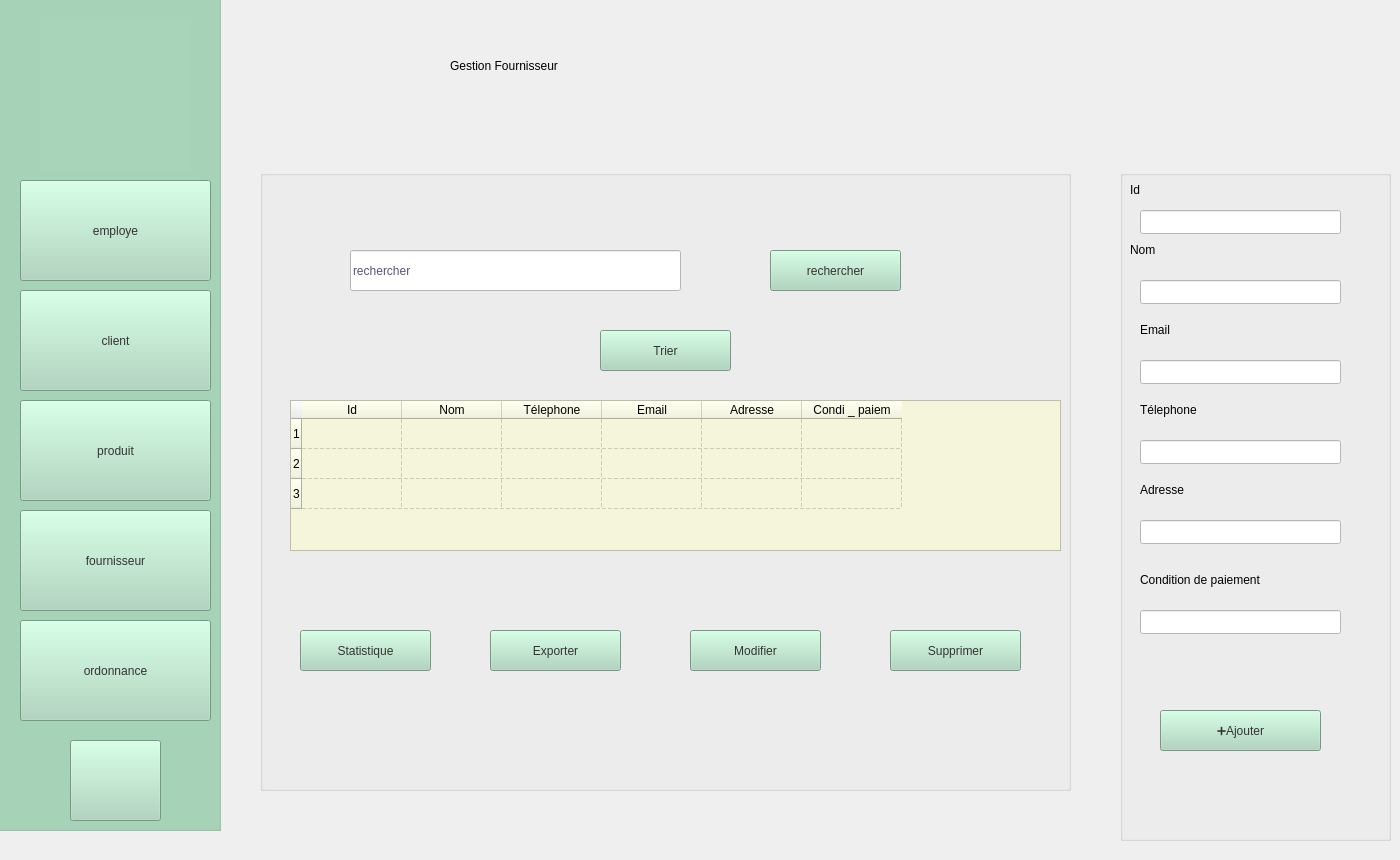
    <widget class="QWidget" name="fournisseur">
     <widget class="QGroupBox" name="groupBox_7">
      <property name="geometry">
       <rect>
        <x>1120</x>
        <y>170</y>
        <width>271</width>
        <height>671</height>
       </rect>
      </property>
      <property name="styleSheet">
       <string notr="true">color: rgb(0, 0, 0);
</string>
      </property>
      <property name="title">
       <string/>
      </property>
      <widget class="QLabel" name="label_44">
       <property name="geometry">
        <rect>
         <x>10</x>
         <y>10</y>
         <width>63</width>
         <height>20</height>
        </rect>
       </property>
       <property name="text">
        <string>Id</string>
       </property>
      </widget>
      <widget class="QLabel" name="label_45">
       <property name="geometry">
        <rect>
         <x>10</x>
         <y>70</y>
         <width>63</width>
         <height>20</height>
        </rect>
       </property>
       <property name="text">
        <string>Nom</string>
       </property>
      </widget>
      <widget class="QLabel" name="label_46">
       <property name="geometry">
        <rect>
         <x>20</x>
         <y>150</y>
         <width>63</width>
         <height>20</height>
        </rect>
       </property>
       <property name="text">
        <string>Email</string>
       </property>
      </widget>
      <widget class="QLabel" name="label_47">
       <property name="geometry">
        <rect>
         <x>20</x>
         <y>230</y>
         <width>91</width>
         <height>20</height>
        </rect>
       </property>
       <property name="text">
        <string>Télephone</string>
       </property>
      </widget>
      <widget class="QLabel" name="label_48">
       <property name="geometry">
        <rect>
         <x>20</x>
         <y>310</y>
         <width>63</width>
         <height>20</height>
        </rect>
       </property>
       <property name="text">
        <string>Adresse</string>
       </property>
      </widget>
      <widget class="QPushButton" name="bajouter_f">
       <property name="geometry">
        <rect>
         <x>40</x>
         <y>540</y>
         <width>161</width>
         <height>41</height>
        </rect>
       </property>
       <property name="styleSheet">
        <string notr="true">background-color: rgb(168, 213, 186);
font: 14pt &quot;Segoe UI&quot;;
color: rgb(51, 51, 51);</string>
       </property>
       <property name="text">
        <string>➕Ajouter</string>
       </property>
      </widget>
      <widget class="QLineEdit" name="lineid_f">
       <property name="geometry">
        <rect>
         <x>20</x>
         <y>40</y>
         <width>201</width>
         <height>24</height>
        </rect>
       </property>
       <property name="styleSheet">
        <string notr="true">background-color: rgb(255, 255, 255);
</string>
       </property>
      </widget>
      <widget class="QLineEdit" name="linenom_f">
       <property name="geometry">
        <rect>
         <x>20</x>
         <y>110</y>
         <width>201</width>
         <height>24</height>
        </rect>
       </property>
       <property name="styleSheet">
        <string notr="true">background-color: rgb(255, 255, 255);</string>
       </property>
      </widget>
      <widget class="QLineEdit" name="lineemail_f">
       <property name="geometry">
        <rect>
         <x>20</x>
         <y>190</y>
         <width>201</width>
         <height>24</height>
        </rect>
       </property>
       <property name="styleSheet">
        <string notr="true">background-color: rgb(255, 255, 255);</string>
       </property>
      </widget>
      <widget class="QLineEdit" name="linetel_f">
       <property name="geometry">
        <rect>
         <x>20</x>
         <y>270</y>
         <width>201</width>
         <height>24</height>
        </rect>
       </property>
       <property name="styleSheet">
        <string notr="true">background-color: rgb(255, 255, 255);</string>
       </property>
      </widget>
      <widget class="QLineEdit" name="lineadresse_f">
       <property name="geometry">
        <rect>
         <x>20</x>
         <y>350</y>
         <width>201</width>
         <height>24</height>
        </rect>
       </property>
       <property name="styleSheet">
        <string notr="true">background-color: rgb(255, 255, 255);</string>
       </property>
      </widget>
      <widget class="QLabel" name="label_50">
       <property name="geometry">
        <rect>
         <x>20</x>
         <y>400</y>
         <width>201</width>
         <height>20</height>
        </rect>
       </property>
       <property name="text">
        <string>Condition de paiement</string>
       </property>
      </widget>
      <widget class="QLineEdit" name="lineconditiop_f">
       <property name="geometry">
        <rect>
         <x>20</x>
         <y>440</y>
         <width>201</width>
         <height>24</height>
        </rect>
       </property>
       <property name="styleSheet">
        <string notr="true">background-color: rgb(255, 255, 255);</string>
       </property>
      </widget>
     </widget>
     <widget class="QGroupBox" name="groupBox_8">
      <property name="geometry">
       <rect>
        <x>260</x>
        <y>170</y>
        <width>811</width>
        <height>621</height>
       </rect>
      </property>
      <property name="styleSheet">
       <string notr="true">
color: rgb(0, 0, 0);</string>
      </property>
      <property name="title">
       <string/>
      </property>
      <widget class="QPushButton" name="bexporter_f">
       <property name="geometry">
        <rect>
         <x>230</x>
         <y>460</y>
         <width>131</width>
         <height>41</height>
        </rect>
       </property>
       <property name="styleSheet">
        <string notr="true">background-color: rgb(168, 213, 186);
font: 14pt &quot;Segoe UI&quot;;
color: rgb(51, 51, 51);</string>
       </property>
       <property name="text">
        <string>Exporter</string>
       </property>
      </widget>
      <widget class="QPushButton" name="bmodifier_f">
       <property name="geometry">
        <rect>
         <x>430</x>
         <y>460</y>
         <width>131</width>
         <height>41</height>
        </rect>
       </property>
       <property name="styleSheet">
        <string notr="true">background-color: rgb(168, 213, 186);
font: 14pt &quot;Segoe UI&quot;;
color: rgb(51, 51, 51);</string>
       </property>
       <property name="text">
        <string>Modifier</string>
       </property>
      </widget>
      <widget class="QPushButton" name="bsupprimer_f">
       <property name="geometry">
        <rect>
         <x>630</x>
         <y>460</y>
         <width>131</width>
         <height>41</height>
        </rect>
       </property>
       <property name="styleSheet">
        <string notr="true">background-color: rgb(168, 213, 186);
font: 14pt &quot;Segoe UI&quot;;
color: rgb(51, 51, 51);</string>
       </property>
       <property name="text">
        <string>Supprimer</string>
       </property>
      </widget>
      <widget class="QTableWidget" name="tableWidget_f">
       <property name="geometry">
        <rect>
         <x>30</x>
         <y>230</y>
         <width>771</width>
         <height>151</height>
        </rect>
       </property>
       <property name="acceptDrops">
        <bool>false</bool>
       </property>
       <property name="styleSheet">
        <string notr="true">background-color: rgb(245, 245, 220);
font: 12pt &quot;Segoe UI&quot;;
color: rgb(0, 0, 0);</string>
       </property>
       <property name="gridStyle">
        <enum>Qt::PenStyle::DashLine</enum>
       </property>
       <property name="cornerButtonEnabled">
        <bool>true</bool>
       </property>
       <property name="rowCount">
        <number>3</number>
       </property>
       <row/>
       <row/>
       <row/>
       <column>
        <property name="text">
         <string>Id</string>
        </property>
       </column>
       <column>
        <property name="text">
         <string>Nom</string>
        </property>
       </column>
       <column>
        <property name="text">
         <string>Télephone</string>
        </property>
       </column>
       <column>
        <property name="text">
         <string>Email</string>
        </property>
       </column>
       <column>
        <property name="text">
         <string>Adresse</string>
        </property>
       </column>
       <column>
        <property name="text">
         <string>Condi _ paiem</string>
        </property>
       </column>
      </widget>
      <widget class="QPushButton" name="bstatistique_f">
       <property name="geometry">
        <rect>
         <x>40</x>
         <y>460</y>
         <width>131</width>
         <height>41</height>
        </rect>
       </property>
       <property name="styleSheet">
        <string notr="true">background-color: rgb(168, 213, 186);
font: 14pt &quot;Segoe UI&quot;;
color: rgb(51, 51, 51);</string>
       </property>
       <property name="text">
        <string>Statistique</string>
       </property>
      </widget>
      <widget class="QPushButton" name="btrier_f">
       <property name="geometry">
        <rect>
         <x>340</x>
         <y>160</y>
         <width>131</width>
         <height>41</height>
        </rect>
       </property>
       <property name="styleSheet">
        <string notr="true">background-color: rgb(168, 213, 186);
font: 14pt &quot;Segoe UI&quot;;
color: rgb(51, 51, 51);</string>
       </property>
       <property name="text">
        <string>Trier</string>
       </property>
      </widget>
      <widget class="QLineEdit" name="linerechercher_f">
       <property name="geometry">
        <rect>
         <x>90</x>
         <y>80</y>
         <width>331</width>
         <height>41</height>
        </rect>
       </property>
       <property name="styleSheet">
        <string notr="true">background-color: rgb(255, 255, 255);
color: rgb(85, 85, 127);
</string>
       </property>
       <property name="text">
        <string>rechercher</string>
       </property>
      </widget>
      <widget class="QPushButton" name="brechercher_f">
       <property name="geometry">
        <rect>
         <x>510</x>
         <y>80</y>
         <width>131</width>
         <height>41</height>
        </rect>
       </property>
       <property name="styleSheet">
        <string notr="true">background-color: rgb(168, 213, 186);
font: 14pt &quot;Segoe UI&quot;;
color: rgb(51, 51, 51);</string>
       </property>
       <property name="text">
        <string>rechercher</string>
       </property>
      </widget>
     </widget>
     <widget class="QLabel" name="label_36">
      <property name="geometry">
       <rect>
        <x>450</x>
        <y>40</y>
        <width>541</width>
        <height>51</height>
       </rect>
      </property>
      <property name="styleSheet">
       <string notr="true">color: rgb(0, 0, 0);
font: 28pt &quot;Segoe UI&quot;;</string>
      </property>
      <property name="text">
       <string>Gestion Fournisseur</string>
      </property>
     </widget>
     <widget class="QGroupBox" name="menu_4">
      <property name="geometry">
       <rect>
        <x>-10</x>
        <y>-20</y>
        <width>231</width>
        <height>851</height>
       </rect>
      </property>
      <property name="styleSheet">
       <string notr="true">background-color: rgb(168, 213, 186);</string>
      </property>
      <property name="title">
       <string/>
      </property>
      <widget class="QPushButton" name="bem_5">
       <property name="geometry">
        <rect>
         <x>30</x>
         <y>200</y>
         <width>191</width>
         <height>101</height>
        </rect>
       </property>
       <property name="styleSheet">
        <string notr="true">background-color: rgb(168, 213, 186);
border-color: rgb(0, 0, 0);
color: rgb(51, 51, 51);
font: 18pt &quot;Segoe UI&quot;;</string>
       </property>
       <property name="text">
        <string>employe</string>
       </property>
      </widget>
      <widget class="QPushButton" name="bc_5">
       <property name="geometry">
        <rect>
         <x>30</x>
         <y>310</y>
         <width>191</width>
         <height>101</height>
        </rect>
       </property>
       <property name="styleSheet">
        <string notr="true">background-color: rgb(168, 213, 186);
color: rgb(51, 51, 51);
font: 18pt &quot;Segoe UI&quot;;
</string>
       </property>
       <property name="text">
        <string>client</string>
       </property>
      </widget>
      <widget class="QPushButton" name="bo_5">
       <property name="geometry">
        <rect>
         <x>30</x>
         <y>640</y>
         <width>191</width>
         <height>101</height>
        </rect>
       </property>
       <property name="styleSheet">
        <string notr="true">background-color: rgb(168, 213, 186);
color: rgb(51, 51, 51);
font: 18pt &quot;Segoe UI&quot;;</string>
       </property>
       <property name="text">
        <string>ordonnance</string>
       </property>
      </widget>
      <widget class="QLabel" name="logo_f">
       <property name="geometry">
        <rect>
         <x>50</x>
         <y>40</y>
         <width>151</width>
         <height>151</height>
        </rect>
       </property>
       <property name="styleSheet">
        <string notr="true">background-image: url(:/logo1.png);</string>
       </property>
       <property name="text">
        <string/>
       </property>
      </widget>
      <widget class="QPushButton" name="bp_5">
       <property name="geometry">
        <rect>
         <x>30</x>
         <y>420</y>
         <width>191</width>
         <height>101</height>
        </rect>
       </property>
       <property name="styleSheet">
        <string notr="true">background-color: rgb(168, 213, 186);
color: rgb(51, 51, 51);
font: 18pt &quot;Segoe UI&quot;;
</string>
       </property>
       <property name="text">
        <string>produit</string>
       </property>
      </widget>
      <widget class="QPushButton" name="bf_5">
       <property name="geometry">
        <rect>
         <x>30</x>
         <y>530</y>
         <width>191</width>
         <height>101</height>
        </rect>
       </property>
       <property name="styleSheet">
        <string notr="true">background-color: rgb(168, 213, 186);
color: rgb(51, 51, 51);
font: 18pt &quot;Segoe UI&quot;;
</string>
       </property>
       <property name="text">
        <string>fournisseur</string>
       </property>
      </widget>
      <widget class="QPushButton" name="benregistrer_e_5">
       <property name="geometry">
        <rect>
         <x>80</x>
         <y>760</y>
         <width>91</width>
         <height>81</height>
        </rect>
       </property>
       <property name="styleSheet">
        <string notr="true">
background-image: url(:/Downloads/pngegg (1) (1) (1).png);

background-color: rgb(168, 213, 186);
color: rgb(51, 51, 51);
font: 18pt &quot;Segoe UI&quot;;</string>
       </property>
       <property name="text">
        <string/>
       </property>
      </widget>
     </widget>
    </widget>
